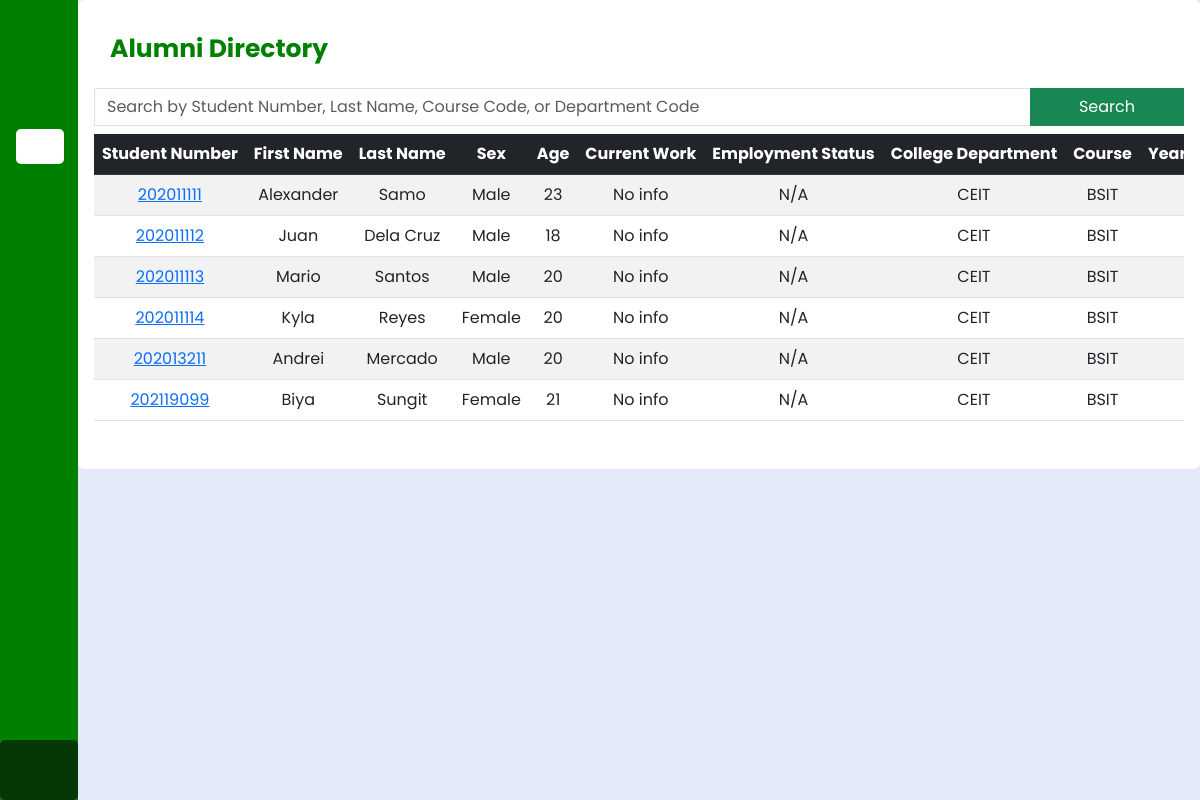
Screenshot of /admin/alumni-directory.php (signed in) with the database file from the repository.
### tables this page shows
CREATE TABLE `alumni_program` (
  `alumni_program_id` int(11) NOT NULL,
  `alumni_id` int(11) NOT NULL,
  `coll_dept` varchar(10) NOT NULL,
  `coll_course` varchar(10) NOT NULL,
  `batch` int(11) NOT NULL
);

CREATE TABLE `alumni` (
  `alumni_id` int(11) NOT NULL,
  `user_id` int(11) DEFAULT NULL,
  `student_number` varchar(9) DEFAULT NULL,
  `img` varchar(100) DEFAULT NULL,
  `fname` varchar(100) NOT NULL,
  `mname` varchar(100) DEFAULT NULL,
  `lname` varchar(100) NOT NULL,
  `gender` enum('Male','Female','Other') NOT NULL,
  `civil_status` enum('Single','Married','Divorced','Widowed','Other') NOT NULL,
  `birthday` date NOT NULL,
  `address_` text NOT NULL,
  `contact_no` varchar(13) DEFAULT NULL,
  `email` varchar(100) DEFAULT NULL,
  `approved` varchar(8) DEFAULT NULL,
  `archive` varchar(10) DEFAULT NULL,
  `archive_expiry` timestamp NULL DEFAULT NULL
);

### admin/alumni-directory.php (the view, shortened to what this page needs)
<!DOCTYPE html>
<html lang="en">
<head>
    <link rel="stylesheet" href="../bootstrap/bs.css">
    <link rel="stylesheet" href="../assets/sidebar.css">
    <link href="https://cdn.jsdelivr.net/gh/hung1001/font-awesome-pro@4cac1a6/css/all.css" rel="stylesheet" />
</head>
<body>
    <main class="d-flex">
        <?php
            include "components/sidebar.php";
        ?>
        <div class="home-section">
            <div class="card border-0 m-0" style="max-height: 90vh;">
                <div class="alumni mx-3 my-3">
                    <h2 class="fw-bolder mb-3 ms-sm-3 text">
                        Alumni Directory
                    </h2>
                    <form method="GET" action="">
                        <div class="ms-auto col-lg-6 w-100">
                            <div class="input-group my-2">
                                <input class="form-control rounded-0" type="text" name="search_query" id="serts"
                                    placeholder="Search by Student Number, Last Name, Course Code, or Department Code" />
                                <button class="rounded-0 btn btn-success px-5 z-0" type="submit">Search</button>
                            </div>
                        </div>
                    </form>
                    <div class="table table-responsive w-100">
                        <table class="table text-center table-striped">
                            <thead class="table-dark text-nowrap">
                                <th>Student Number</th>
                                <th>First Name</th>
                                <th>Last Name</th>
                                <th>Sex</th>
                                <th>Age</th>
                                <th>Current Work</th>
                                <th>Employment Status</th>
                                <th>College Department</th>
                                <th>Course</th>
                                <th>Year Graduated</th>
                            </thead>
                            <tbody class="text-nowrap">
                                <?php
                                $itemsPerPage = 10;
                                $request = "SELECT a.*, wh.*, ap.*, d.dept_name, c.course_name,
                                                COALESCE(
                                                    (SELECT position
                                                    FROM workHistory
                                                    WHERE user_id = a.user_id AND work_id IS NOT NULL AND workEnd = 'Present'
                                                    LIMIT 1), 'No info') AS position,
                                                COALESCE(
                                                    (SELECT empStat
                                                    FROM workHistory
                                                    WHERE user_id = a.user_id AND workEnd = 'Present'
                                                    LIMIT 1), 'N/A') AS empStat
                                            FROM alumni a
                                            LEFT JOIN alumni_program ap ON a.alumni_id = ap.alumni_id
                                            LEFT JOIN departments d ON ap.coll_dept = d.dept_code
                                            LEFT JOIN courses c ON ap.coll_course = c.course_code
                                            LEFT JOIN workHistory wh ON a.user_id = wh.user_id
                                            WHERE archive IS NULL";
                                $request .= " GROUP BY a.alumni_id";
                                $current_page = isset($_GET['page']) ? $_GET['page'] : 1;
                                $start_item = ($current_page - 1) * $itemsPerPage;
                                $request .= " LIMIT $start_item, $itemsPerPage";
                                $result = $conn->query($request);
                                if ($result->num_rows > 0):
                                    foreach ($result as $value):
                                        if (($value['position'] === 'No info') && ($value['company'] === NULL)) {
                                            $comp = 'No info';
                                        } else {
                                            $comp = $value['position'] .' at ' .$value['company'] . ', ' . $value['company_address'];
                                        }
                                ?>
                                <tr class="align-middle">
                                    <td>
                                        <?php echo "<a href='profile.php?student_number=" . $value['student_number'] . "'>" . $value['student_number'] . "</a>";?>
                                    </td>
                                    <td>
                                        <?php echo $value['fname'];  ?>
                                    </td>
                                    <td>
                                        <?php echo $value['lname'];  ?>
                                    </td>
                                    <td><?php echo $value['gender']; ?></td>
                                    <td><?php
                                $birthdate = $value['birthday'];
                                $currentDate = date("Y-m-d");
                                $age = date_diff(date_create($birthdate), date_create($currentDate))->y;
                                echo $age;
                            ?></td>
                                    <td><?php echo $comp; ?></td>
                                    <td><?php echo $value['empStat'] ?? '-'; ?></td>
                                    <td><?php echo $value['coll_dept']; ?></td>
                                    <td><?php echo $value['coll_course']; ?></td>
                                    <td><?php echo $value['batch']; ?></td>
                                </tr>
                                <?php endforeach; ?>
                                <?php endif; ?>
                            </tbody>
                        </table>
                    </div>
                </div>
            </div>
        </div>
    </main>
</body>
</html>

### assets/sidebar.css (style rules this page uses)
:root { --color-default: #008000; --color-second: #053806; --color-white: #fff; --color-body: #e4e9f7; --color-light: #ffc200; }
* { padding: 0%; margin: 0%; box-sizing: border-box; font-family: "Poppins", sans-serif; }
body { min-height: 100vh; }
.home-section { position: relative; background-color: var(--color-body); min-height: 100vh; top: 0; left: 78px; width: calc(100% - 78px); transition: all 0.5s ease; z-index: 2; }
.home-section .text { display: inline-block; color: var(--color-default); font-size: 25px; font-weight: 500; margin: 18px; }

### rows the page displays
alumni_program: alumni.student_number "202011111", alumni.fname "Alexander", alumni.lname "Samo", alumni.gender "Male", alumni.birthday "23", comp "No info", empStat "N/A", coll_dept "CEIT", coll_course "BSIT"
alumni_program: alumni.student_number "202011112", alumni.fname "Juan", alumni.lname "Dela Cruz", alumni.gender "Male", alumni.birthday "18", comp "No info", empStat "N/A", coll_dept "CEIT", coll_course "BSIT"
alumni_program: alumni.student_number "202011113", alumni.fname "Mario", alumni.lname "Santos", alumni.gender "Male", alumni.birthday "20", comp "No info", empStat "N/A", coll_dept "CEIT", coll_course "BSIT"
alumni_program: alumni.student_number "202011114", alumni.fname "Kyla", alumni.lname "Reyes", alumni.gender "Female", alumni.birthday "20", comp "No info", empStat "N/A", coll_dept "CEIT", coll_course "BSIT"
alumni_program: alumni.student_number "202013211", alumni.fname "Andrei", alumni.lname "Mercado", alumni.gender "Male", alumni.birthday "20", comp "No info", empStat "N/A", coll_dept "CEIT", coll_course "BSIT"
alumni_program: alumni.student_number "202119099", alumni.fname "Biya", alumni.lname "Sungit", alumni.gender "Female", alumni.birthday "21", comp "No info", empStat "N/A", coll_dept "CEIT", coll_course "BSIT"
